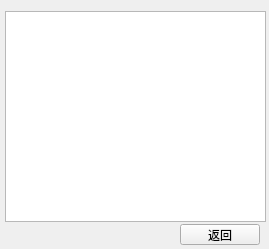
<?xml version="1.0" encoding="UTF-8"?>
<ui version="4.0">
 <class>order</class>
 <widget class="QWidget" name="order">
  <property name="geometry">
   <rect>
    <x>0</x>
    <y>0</y>
    <width>269</width>
    <height>249</height>
   </rect>
  </property>
  <property name="windowTitle">
   <string>订单号</string>
  </property>
  <widget class="QListWidget" name="listWidget">
   <property name="geometry">
    <rect>
     <x>5</x>
     <y>11</y>
     <width>261</width>
     <height>211</height>
    </rect>
   </property>
  </widget>
  <widget class="QPushButton" name="back">
   <property name="geometry">
    <rect>
     <x>180</x>
     <y>224</y>
     <width>80</width>
     <height>21</height>
    </rect>
   </property>
   <property name="text">
    <string>返回</string>
   </property>
  </widget>
 </widget>
 <resources/>
 <connections/>
</ui>
